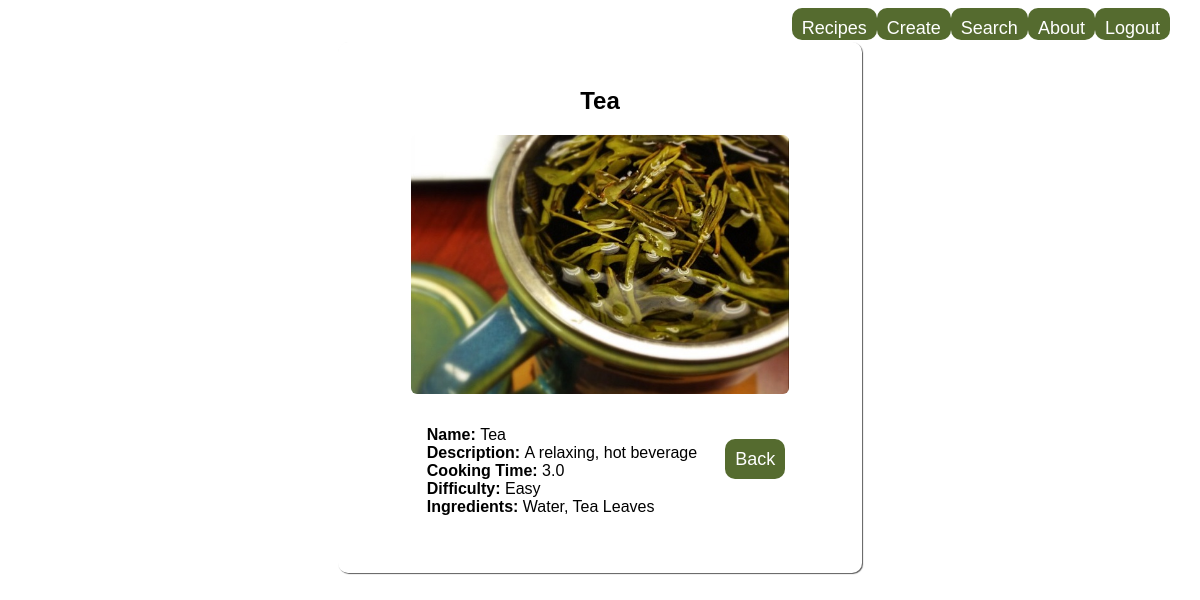
The page /list/8 (signed in) on the database its author committed.
### recipes/models.py (models this page shows, shortened)
class Recipe(models.Model):
    name = models.CharField(max_length=120)
    description = models.TextField(default='this will be delicious!')
    cooking_time = models.FloatField(help_text="in minutes")
    ingredients = models.TextField()
    pic = models.ImageField(upload_to='recipes', default='no_picture.jpg')
    def calculate_difficulty(self):
        ingredients = self.ingredients.split(', ')
        if self.cooking_time < 10 and len(ingredients) < 7:
            difficulty = 'Easy'
        elif self.cooking_time < 10 and len(ingredients) >= 7:
            difficulty = 'Medium'
        elif self.cooking_time >= 10 and len(ingredients) < 7:
            difficulty = 'Intermediate'
        elif self.cooking_time >= 10 and len(ingredients) >= 7:
            difficulty = 'Hard'
        return difficulty

### recipes/views.py (the view)
# urls.py: path('list/<pk>', RecipeDetailView.as_view(), name='detail'),
class RecipeDetailView(LoginRequiredMixin, DetailView):
    model = Recipe
    template_name = 'recipes/detail.html'

### recipes/templates/recipes/detail.html (shortened to what this page needs)
{% load static %}
<!DOCTYPE html>
<html lang="en">
<head>
  <link rel="stylesheet" type="text/css" href="{% static 'recipes\css\styles.css' %}">
</head>
<body>
  <div class="nav_bar">
    <a class="login_btn" href="{%url 'logout' %}">Logout</a>
    <a class="login_btn" href="{%url 'recipes:about' %}">About</a>
    <a class="login_btn" href="{%url 'recipes:search' %}">Search</a>
    <a class="login_btn" href="{%url 'recipes:create' %}">Create</a>
    <a class="login_btn" href="{%url 'recipes:list' %}">Recipes</a>
  </div>
  <div class="details_modal">
    <h2>{{object.name}}</h2>
    <img class="food_images" src="{{object.pic.url}}" />
    <div class="details_body">
      <div class="details_short">
        <b>Name: </b> {{object.name}} <br />
        <b>Description: </b> {{object.description}} <br />
        <b>Cooking Time: </b> {{object.cooking_time}} <br />
        <b>Difficulty: </b> {{object.calculate_difficulty}} <br />
        <b>Ingredients: </b> {{object.ingredients}} <br />
      </div>
      <div class="details_long">
        <a href="{% url 'recipes:list' %}" class="login_btn">Back</a>
      </div>
    </div>
  </div>
</body>
</html>

### recipes/static/recipes/css/styles.css (style rules this page uses)
.food_images { max-width: 80%; height: auto; border-radius: 6px; margin: 0 auto; align-items: center; }
.details_modal { width: 40%; display: flex; flex-direction: column; align-items: center; margin-top: 15vh; padding: 3px; background-color: #ffffff; border-radius: 10px; padding: 25px; box-shadow: 1px 1px 1px #5c5c5c; margin: 0 auto; font-family: 'Roboto Mono', 'Calibri', 'Trebuchet MS', sans-serif; font-size: 16px; text-align: center; justify-content: center; }
.details_body { display: flex; flex-direction: row; margin: 12px; }
.details_short { padding: 8px; text-align: left; text-justify: center; margin: 12px; }
.details_long { padding: 8px; margin-top: 35px; }
h2 { color: #000000; font-family: 'Roboto Mono', 'Calibri', 'Trebuchet MS', sans-serif; text-align: center; }
.login_btn { font-family: 'Roboto Mono', 'Calibri', 'Trebuchet MS', sans-serif; font-size: 18px; background-color: darkolivegreen; padding: 10px; text-align: center; border-radius: 10px; border: 2px; color: white; cursor: pointer; text-decoration: none; }
.nav_bar { width: 95vw; height: 4vh; margin: 0 auto; margin-bottom: 2px; border-radius: 20px; display: flex; flex-direction: row-reverse; }

### rows shown on the page
Recipe: name "Tea", pic (picture), description "A relaxing, hot beverage", cooking_time "3.0", calculate_difficulty "Easy", ingredients "Water, Tea Leaves"
